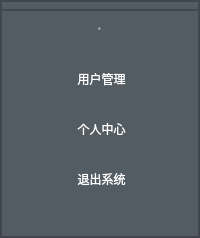
        <widget class="QFrame" name="frame_7">
         <property name="sizePolicy">
          <sizepolicy hsizetype="Preferred" vsizetype="Preferred">
           <horstretch>0</horstretch>
           <verstretch>0</verstretch>
          </sizepolicy>
         </property>
         <property name="minimumSize">
          <size>
           <width>170</width>
           <height>0</height>
          </size>
         </property>
         <property name="maximumSize">
          <size>
           <width>16777215</width>
           <height>16777215</height>
          </size>
         </property>
         <property name="styleSheet">
          <string notr="true">QFrame{

	background-color: rgb(83, 91, 99);

}</string>
         </property>
         <property name="frameShape">
          <enum>QFrame::StyledPanel</enum>
         </property>
         <property name="frameShadow">
          <enum>QFrame::Raised</enum>
         </property>
         <layout class="QVBoxLayout" name="verticalLayout_3">
          <property name="spacing">
           <number>0</number>
          </property>
          <property name="leftMargin">
           <number>0</number>
          </property>
          <property name="topMargin">
           <number>0</number>
          </property>
          <property name="rightMargin">
           <number>0</number>
          </property>
          <property name="bottomMargin">
           <number>0</number>
          </property>
          <item>
           <widget class="QFrame" name="frame_8">
            <property name="sizePolicy">
             <sizepolicy hsizetype="Expanding" vsizetype="Expanding">
              <horstretch>4</horstretch>
              <verstretch>0</verstretch>
             </sizepolicy>
            </property>
            <property name="maximumSize">
             <size>
              <width>16777215</width>
              <height>9</height>
             </size>
            </property>
            <property name="frameShape">
             <enum>QFrame::StyledPanel</enum>
            </property>
            <property name="frameShadow">
             <enum>QFrame::Raised</enum>
            </property>
            <layout class="QHBoxLayout" name="horizontalLayout_5"/>
           </widget>
          </item>
          <item>
           <widget class="QFrame" name="frame_3">
            <property name="sizePolicy">
             <sizepolicy hsizetype="Expanding" vsizetype="Expanding">
              <horstretch>4</horstretch>
              <verstretch>0</verstretch>
             </sizepolicy>
            </property>
            <property name="maximumSize">
             <size>
              <width>16777215</width>
              <height>16777215</height>
             </size>
            </property>
            <property name="styleSheet">
             <string notr="true">
QPushButton{
	border:none;
	color: rgb(255, 255, 255);
    font:  14px &quot;微软雅黑&quot;;

}
QPushButton:hover {

	background-color: #49494e
 }
</string>
            </property>
            <property name="frameShape">
             <enum>QFrame::StyledPanel</enum>
            </property>
            <property name="frameShadow">
             <enum>QFrame::Raised</enum>
            </property>
            <property name="lineWidth">
             <number>1</number>
            </property>
            <layout class="QVBoxLayout" name="verticalLayout">
             <property name="spacing">
              <number>0</number>
             </property>
             <property name="leftMargin">
              <number>0</number>
             </property>
             <property name="topMargin">
              <number>0</number>
             </property>
             <property name="rightMargin">
              <number>0</number>
             </property>
             <property name="bottomMargin">
              <number>0</number>
             </property>
             <item>
              <widget class="QPushButton" name="index_btn">
               <property name="sizePolicy">
                <sizepolicy hsizetype="Minimum" vsizetype="Expanding">
                 <horstretch>0</horstretch>
                 <verstretch>0</verstretch>
                </sizepolicy>
               </property>
               <property name="minimumSize">
                <size>
                 <width>0</width>
                 <height>35</height>
                </size>
               </property>
               <property name="font">
                <font>
                 <family>微软雅黑</family>
                 <pointsize>-1</pointsize>
                 <weight>50</weight>
                 <italic>false</italic>
                 <bold>false</bold>
                </font>
               </property>
               <property name="styleSheet">
                <string notr="true"/>
               </property>
               <property name="text">
                <string>  首页     </string>
               </property>
               <property name="icon">
                <iconset resource="icon.qrc">
                 <normaloff>:/img/img/首页.png</normaloff>:/img/img/首页.png</iconset>
               </property>
              </widget>
             </item>
             <item>
              <spacer name="verticalSpacer">
               <property name="orientation">
                <enum>Qt::Vertical</enum>
               </property>
               <property name="sizeHint" stdset="0">
                <size>
                 <width>20</width>
                 <height>15</height>
                </size>
               </property>
              </spacer>
             </item>
             <item>
              <widget class="QPushButton" name="main_btn">
               <property name="sizePolicy">
                <sizepolicy hsizetype="Minimum" vsizetype="Expanding">
                 <horstretch>0</horstretch>
                 <verstretch>0</verstretch>
                </sizepolicy>
               </property>
               <property name="minimumSize">
                <size>
                 <width>0</width>
                 <height>35</height>
                </size>
               </property>
               <property name="text">
                <string> 用户管理</string>
               </property>
               <property name="icon">
                <iconset resource="icon.qrc">
                 <normaloff>:/img/img/YOLO.png</normaloff>:/img/img/YOLO.png</iconset>
               </property>
               <property name="iconSize">
                <size>
                 <width>19</width>
                 <height>17</height>
                </size>
               </property>
              </widget>
             </item>
             <item>
              <spacer name="verticalSpacer_2">
               <property name="orientation">
                <enum>Qt::Vertical</enum>
               </property>
               <property name="sizeHint" stdset="0">
                <size>
                 <width>20</width>
                 <height>15</height>
                </size>
               </property>
              </spacer>
             </item>
             <item>
              <widget class="QPushButton" name="userinfo_btn">
               <property name="sizePolicy">
                <sizepolicy hsizetype="Minimum" vsizetype="Expanding">
                 <horstretch>0</horstretch>
                 <verstretch>0</verstretch>
                </sizepolicy>
               </property>
               <property name="minimumSize">
                <size>
                 <width>0</width>
                 <height>35</height>
                </size>
               </property>
               <property name="autoFillBackground">
                <bool>false</bool>
               </property>
               <property name="text">
                <string> 个人中心</string>
               </property>
               <property name="icon">
                <iconset resource="icon.qrc">
                 <normaloff>:/img/img/个人中心.png</normaloff>:/img/img/个人中心.png</iconset>
               </property>
               <property name="iconSize">
                <size>
                 <width>16</width>
                 <height>16</height>
                </size>
               </property>
              </widget>
             </item>
             <item>
              <spacer name="verticalSpacer_3">
               <property name="orientation">
                <enum>Qt::Vertical</enum>
               </property>
               <property name="sizeHint" stdset="0">
                <size>
                 <width>20</width>
                 <height>15</height>
                </size>
               </property>
              </spacer>
             </item>
             <item>
              <widget class="QPushButton" name="exit_btn">
               <property name="sizePolicy">
                <sizepolicy hsizetype="Minimum" vsizetype="Expanding">
                 <horstretch>0</horstretch>
                 <verstretch>0</verstretch>
                </sizepolicy>
               </property>
               <property name="minimumSize">
                <size>
                 <width>0</width>
                 <height>35</height>
                </size>
               </property>
               <property name="layoutDirection">
                <enum>Qt::LeftToRight</enum>
               </property>
               <property name="styleSheet">
                <string notr="true"/>
               </property>
               <property name="text">
                <string> 退出系统</string>
               </property>
               <property name="icon">
                <iconset resource="icon.qrc">
                 <normaloff>:/img/img/退出.png</normaloff>:/img/img/退出.png</iconset>
               </property>
               <property name="iconSize">
                <size>
                 <width>14</width>
                 <height>14</height>
                </size>
               </property>
               <property name="autoRepeatDelay">
                <number>300</number>
               </property>
              </widget>
             </item>
             <item>
              <spacer name="verticalSpacer_4">
               <property name="orientation">
                <enum>Qt::Vertical</enum>
               </property>
               <property name="sizeHint" stdset="0">
                <size>
                 <width>20</width>
                 <height>40</height>
                </size>
               </property>
              </spacer>
             </item>
            </layout>
           </widget>
          </item>
          <item>
           <widget class="QFrame" name="frame_9">
            <property name="sizePolicy">
             <sizepolicy hsizetype="Preferred" vsizetype="Expanding">
              <horstretch>0</horstretch>
              <verstretch>3</verstretch>
             </sizepolicy>
            </property>
            <property name="frameShape">
             <enum>QFrame::StyledPanel</enum>
            </property>
            <property name="frameShadow">
             <enum>QFrame::Raised</enum>
            </property>
           </widget>
          </item>
         </layout>
        </widget>
